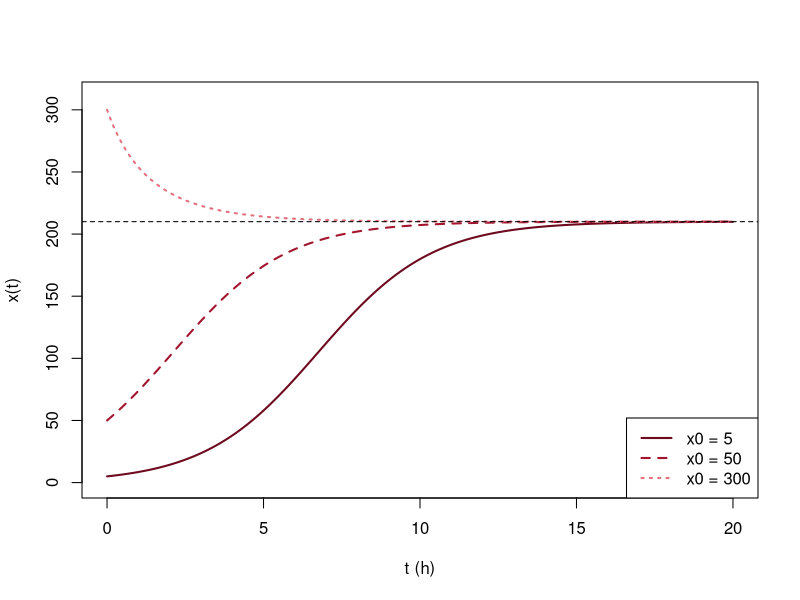

Here is the R script that generated this plot:
# Abb. 3.12: logistisches Wachstum von Hefe (Buch, Abschnitt 3.2, Gl. 3.19 und 3.20)
# dx/dt = r (1 - x/K) x mit r = 0.55 pro Stunde, K = 210 (Millionen Zellen pro ml); Lösung x(t) = x0 K / (x0 + (K - x0) e^(-rt))
# (c) 2026 Philipp Kügler · Programm zum Buch „Dynamische Systeme in den Lebenswissenschaften“ · MIT-Lizenz (siehe LICENSE)
r <- 0.55; K <- 210
x <- function(t, x0) x0 * K / (x0 + (K - x0) * exp(-r * t))
t <- seq(0, 20, length.out = 300)
rot <- c(rgb(0.43, 0.04, 0.12), rgb(0.64, 0.08, 0.18), rgb(0.89, 0.44, 0.49))
x0s <- c(5, 50, 300)
plot(NULL, xlim = c(0, 20), ylim = c(0, 310), xlab = "t (h)", ylab = "x(t)")
for (i in 1:3) {
  lines(t, x(t, x0s[i]), lty = i, col = rot[i], lwd = 2)
  cat(sprintf("x0 = %3d: x(5) = %6.2f,  x(20) = %6.2f\n", x0s[i], x(5, x0s[i]), x(20, x0s[i])))
}
abline(h = K, lty = 2)
legend("bottomright", legend = sprintf("x0 = %d", x0s), col = rot, lty = 1:3, lwd = 2)
